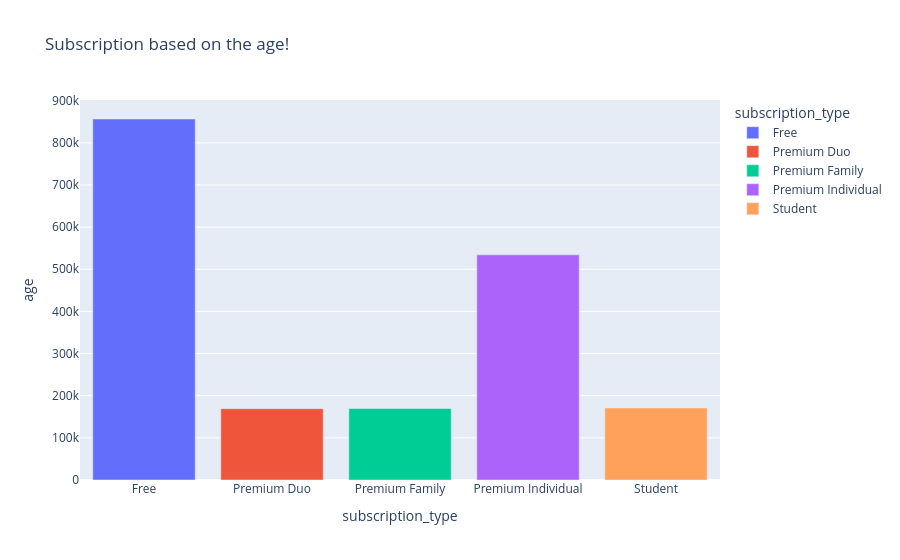

The code cell stored with this chart in its notebook:
### Code cell
ageh = df.groupby('subscription_type')['age'].sum().reset_index()
fig = px.bar(ageh, x='subscription_type' , y='age',color='subscription_type',title = 'Subscription based on the age!')
fig.show()

### Figure 1 — Plotly figure (JSON) as saved in the notebook; plotly's stock layout.template omitted (floating-point values rounded to 4 significant figures)
{"data": [{"hovertemplate": "subscription_type=%{x}<br>age=%{y}<extra></extra>", "legendgroup": "Free", "marker": {"color": "#636efa", "pattern": {"shape": ""}}, "name": "Free", "orientation": "v", "showlegend": true, "textposition": "auto", "type": "bar", "x": ["Free"], "xaxis": "x", "y": [856605], "yaxis": "y"}, {"hovertemplate": "subscription_type=%{x}<br>age=%{y}<extra></extra>", "legendgroup": "Premium Duo", "marker": {"color": "#EF553B", "pattern": {"shape": ""}}, "name": "Premium Duo", "orientation": "v", "showlegend": true, "textposition": "auto", "type": "bar", "x": ["Premium Duo"], "xaxis": "x", "y": [169199], "yaxis": "y"}, {"hovertemplate": "subscription_type=%{x}<br>age=%{y}<extra></extra>", "legendgroup": "Premium Family", "marker": {"color": "#00cc96", "pattern": {"shape": ""}}, "name": "Premium Family", "orientation": "v", "showlegend": true, "textposition": "auto", "type": "bar", "x": ["Premium Family"], "xaxis": "x", "y": [169541], "yaxis": "y"}, {"hovertemplate": "subscription_type=%{x}<br>age=%{y}<extra></extra>", "legendgroup": "Premium Individual", "marker": {"color": "#ab63fa", "pattern": {"shape": ""}}, "name": "Premium Individual", "orientation": "v", "showlegend": true, "textposition": "auto", "type": "bar", "x": ["Premium Individual"], "xaxis": "x", "y": [534279], "yaxis": "y"}, {"hovertemplate": "subscription_type=%{x}<br>age=%{y}<extra></extra>", "legendgroup": "Student", "marker": {"color": "#FFA15A", "pattern": {"shape": ""}}, "name": "Student", "orientation": "v", "showlegend": true, "textposition": "auto", "type": "bar", "x": ["Student"], "xaxis": "x", "y": [170890], "yaxis": "y"}], "layout": {"barmode": "relative", "legend": {"title": {"text": "subscription_type"}, "tracegroupgap": 0}, "title": {"text": "Subscription based on the age!"}, "xaxis": {"anchor": "y", "categoryarray": ["Free", "Premium Duo", "Premium Family", "Premium Individual", "Student"], "categoryorder": "array", "domain": [0, 1], "title": {"text": "subscription_type"}}, "yaxis": {"anchor": "x", "domain": [0, 1], "title": {"text": "age"}}}}
